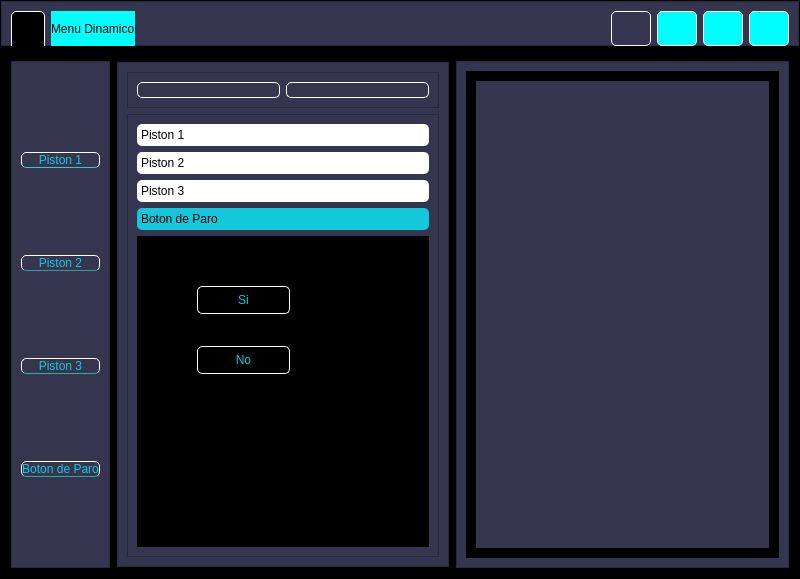
<?xml version="1.0" encoding="UTF-8"?>
<ui version="4.0">
 <class>MainWindow</class>
 <widget class="QMainWindow" name="MainWindow">
  <property name="geometry">
   <rect>
    <x>0</x>
    <y>0</y>
    <width>800</width>
    <height>579</height>
   </rect>
  </property>
  <property name="windowTitle">
   <string>MainWindow</string>
  </property>
  <widget class="QWidget" name="centralwidget">
   <property name="styleSheet">
    <string notr="true">background-color: rgb(0, 0, 0);</string>
   </property>
   <layout class="QVBoxLayout" name="verticalLayout_5">
    <property name="spacing">
     <number>0</number>
    </property>
    <property name="leftMargin">
     <number>0</number>
    </property>
    <property name="topMargin">
     <number>0</number>
    </property>
    <property name="rightMargin">
     <number>0</number>
    </property>
    <property name="bottomMargin">
     <number>0</number>
    </property>
    <item>
     <widget class="QFrame" name="frame">
      <property name="frameShape">
       <enum>QFrame::StyledPanel</enum>
      </property>
      <property name="frameShadow">
       <enum>QFrame::Raised</enum>
      </property>
      <layout class="QVBoxLayout" name="verticalLayout_2">
       <property name="spacing">
        <number>5</number>
       </property>
       <property name="leftMargin">
        <number>0</number>
       </property>
       <property name="topMargin">
        <number>0</number>
       </property>
       <property name="rightMargin">
        <number>0</number>
       </property>
       <property name="bottomMargin">
        <number>0</number>
       </property>
       <item>
        <widget class="QFrame" name="frame_superior">
         <property name="maximumSize">
          <size>
           <width>16777215</width>
           <height>45</height>
          </size>
         </property>
         <property name="layoutDirection">
          <enum>Qt::LeftToRight</enum>
         </property>
         <property name="styleSheet">
          <string notr="true">QFrame {
background-color : rgb(53,53,79);
}



QPushButton{
font:87 12pt &quot;Arial Black&quot;;
background-color : #000000ff;
color : rgb(20,200,220);
border-radius:5px;
border :1px solid white;

}


QPushButton:hover{
background-color:black;
}</string>
         </property>
         <property name="frameShape">
          <enum>QFrame::StyledPanel</enum>
         </property>
         <property name="frameShadow">
          <enum>QFrame::Raised</enum>
         </property>
         <layout class="QHBoxLayout" name="horizontalLayout_2">
          <item>
           <widget class="QPushButton" name="pushButton_5">
            <property name="minimumSize">
             <size>
              <width>0</width>
              <height>41</height>
             </size>
            </property>
            <property name="styleSheet">
             <string notr="true">background-color: rgb(0, 255, 255);
background-color: rgb(0, 0, 0);</string>
            </property>
            <property name="text">
             <string/>
            </property>
            <property name="icon">
             <iconset>
              <normaloff>../Imagenes/mazapan.ico</normaloff>../Imagenes/mazapan.ico</iconset>
            </property>
            <property name="iconSize">
             <size>
              <width>30</width>
              <height>30</height>
             </size>
            </property>
           </widget>
          </item>
          <item>
           <widget class="QLabel" name="label">
            <property name="minimumSize">
             <size>
              <width>30</width>
              <height>35</height>
             </size>
            </property>
            <property name="styleSheet">
             <string notr="true">font: 75 9pt &quot;MS Shell Dlg 2&quot;;
background-color: rgb(0, 255, 255);</string>
            </property>
            <property name="text">
             <string>Menu Dinamico</string>
            </property>
           </widget>
          </item>
          <item>
           <spacer name="horizontalSpacer">
            <property name="orientation">
             <enum>Qt::Horizontal</enum>
            </property>
            <property name="sizeHint" stdset="0">
             <size>
              <width>434</width>
              <height>13</height>
             </size>
            </property>
           </spacer>
          </item>
          <item>
           <widget class="QPushButton" name="bt_minimizar">
            <property name="minimumSize">
             <size>
              <width>40</width>
              <height>35</height>
             </size>
            </property>
            <property name="styleSheet">
             <string notr="true">background-color: rgb(0, 255, 255);

QFrame {
background-color: rgb(0,0,0)
}

QpushButton{
background-color:#000000ff;
border-radius:20px;

}

QPushButton:hover {
background-color: rgb(53,53,79);
border-radius:20px;
}
</string>
            </property>
            <property name="text">
             <string/>
            </property>
            <property name="icon">
             <iconset>
              <normaloff>../Imagenes/minizar.jpg</normaloff>../Imagenes/minizar.jpg</iconset>
            </property>
            <property name="iconSize">
             <size>
              <width>30</width>
              <height>30</height>
             </size>
            </property>
           </widget>
          </item>
          <item>
           <widget class="QPushButton" name="bt_restaurar">
            <property name="minimumSize">
             <size>
              <width>40</width>
              <height>35</height>
             </size>
            </property>
            <property name="styleSheet">
             <string notr="true">background-color: rgb(0, 255, 255);</string>
            </property>
            <property name="text">
             <string/>
            </property>
            <property name="icon">
             <iconset>
              <normaloff>../Imagenes/mini.png</normaloff>../Imagenes/mini.png</iconset>
            </property>
            <property name="iconSize">
             <size>
              <width>25</width>
              <height>25</height>
             </size>
            </property>
           </widget>
          </item>
          <item>
           <widget class="QPushButton" name="bt_maximizar">
            <property name="minimumSize">
             <size>
              <width>40</width>
              <height>35</height>
             </size>
            </property>
            <property name="styleSheet">
             <string notr="true">background-color: rgb(0, 255, 255);</string>
            </property>
            <property name="text">
             <string/>
            </property>
            <property name="icon">
             <iconset>
              <normaloff>../Imagenes/agrandar.png</normaloff>../Imagenes/agrandar.png</iconset>
            </property>
            <property name="iconSize">
             <size>
              <width>25</width>
              <height>25</height>
             </size>
            </property>
           </widget>
          </item>
          <item>
           <widget class="QPushButton" name="bt_cerrar">
            <property name="minimumSize">
             <size>
              <width>40</width>
              <height>35</height>
             </size>
            </property>
            <property name="styleSheet">
             <string notr="true">background-color: rgb(0, 255, 255);</string>
            </property>
            <property name="text">
             <string/>
            </property>
            <property name="icon">
             <iconset>
              <normaloff>../Imagenes/close.png</normaloff>../Imagenes/close.png</iconset>
            </property>
            <property name="iconSize">
             <size>
              <width>30</width>
              <height>30</height>
             </size>
            </property>
           </widget>
          </item>
         </layout>
        </widget>
       </item>
       <item>
        <widget class="QFrame" name="frame_3">
         <property name="minimumSize">
          <size>
           <width>40</width>
           <height>40</height>
          </size>
         </property>
         <property name="frameShape">
          <enum>QFrame::StyledPanel</enum>
         </property>
         <property name="frameShadow">
          <enum>QFrame::Raised</enum>
         </property>
         <layout class="QHBoxLayout" name="horizontalLayout">
          <item>
           <widget class="QFrame" name="frame_2">
            <property name="maximumSize">
             <size>
              <width>300</width>
              <height>16777215</height>
             </size>
            </property>
            <property name="styleSheet">
             <string notr="true">QFrame {
background-color : rgb(53,53,79);
}



QPushButton{
font:87 12pt &quot;Arial Black&quot;;
background-color : #000000ff;
color : rgb(20,200,220);
border-radius:5px;
border :1px solid white;

}


QPushButton:hover{
background-color:black;
}</string>
            </property>
            <property name="frameShape">
             <enum>QFrame::StyledPanel</enum>
            </property>
            <property name="frameShadow">
             <enum>QFrame::Raised</enum>
            </property>
            <layout class="QVBoxLayout" name="verticalLayout_4">
             <item>
              <widget class="QPushButton" name="bt_uno">
               <property name="layoutDirection">
                <enum>Qt::RightToLeft</enum>
               </property>
               <property name="styleSheet">
                <string notr="true">font: 10pt &quot;Microsoft YaHei UI&quot;;
border-bottom-color: rgb(65, 195, 195);</string>
               </property>
               <property name="text">
                <string>Piston 1</string>
               </property>
               <property name="icon">
                <iconset>
                 <normaloff>qss.py/piston.jpg</normaloff>qss.py/piston.jpg</iconset>
               </property>
               <property name="iconSize">
                <size>
                 <width>40</width>
                 <height>40</height>
                </size>
               </property>
              </widget>
             </item>
             <item>
              <widget class="QPushButton" name="bt_dos">
               <property name="layoutDirection">
                <enum>Qt::RightToLeft</enum>
               </property>
               <property name="styleSheet">
                <string notr="true">font: 10pt &quot;Microsoft YaHei UI&quot;;
border-bottom-color: rgb(52, 157, 157);
</string>
               </property>
               <property name="text">
                <string>Piston 2</string>
               </property>
               <property name="icon">
                <iconset>
                 <normaloff>qss.py/piston.jpg</normaloff>qss.py/piston.jpg</iconset>
               </property>
               <property name="iconSize">
                <size>
                 <width>40</width>
                 <height>40</height>
                </size>
               </property>
              </widget>
             </item>
             <item>
              <widget class="QPushButton" name="bt_tres">
               <property name="layoutDirection">
                <enum>Qt::RightToLeft</enum>
               </property>
               <property name="styleSheet">
                <string notr="true">font: 10pt &quot;Microsoft YaHei UI&quot;;
border-bottom-color: rgb(57, 170, 170);
</string>
               </property>
               <property name="text">
                <string>Piston 3</string>
               </property>
               <property name="icon">
                <iconset>
                 <normaloff>qss.py/piston.jpg</normaloff>qss.py/piston.jpg</iconset>
               </property>
               <property name="iconSize">
                <size>
                 <width>40</width>
                 <height>40</height>
                </size>
               </property>
              </widget>
             </item>
             <item>
              <widget class="QPushButton" name="bt_cuatro">
               <property name="layoutDirection">
                <enum>Qt::RightToLeft</enum>
               </property>
               <property name="styleSheet">
                <string notr="true">font: 10pt &quot;Microsoft YaHei UI&quot;;
border-bottom-color: rgb(54, 163, 163);
</string>
               </property>
               <property name="text">
                <string>Boton de Paro</string>
               </property>
               <property name="icon">
                <iconset>
                 <normaloff>qss.py/paro.jpg</normaloff>qss.py/paro.jpg</iconset>
               </property>
               <property name="iconSize">
                <size>
                 <width>40</width>
                 <height>40</height>
                </size>
               </property>
              </widget>
             </item>
            </layout>
           </widget>
          </item>
          <item>
           <widget class="QFrame" name="frame_4">
            <property name="frameShape">
             <enum>QFrame::StyledPanel</enum>
            </property>
            <property name="frameShadow">
             <enum>QFrame::Raised</enum>
            </property>
            <layout class="QVBoxLayout" name="verticalLayout_3">
             <property name="spacing">
              <number>0</number>
             </property>
             <property name="leftMargin">
              <number>0</number>
             </property>
             <property name="topMargin">
              <number>0</number>
             </property>
             <property name="rightMargin">
              <number>0</number>
             </property>
             <property name="bottomMargin">
              <number>0</number>
             </property>
             <item>
              <widget class="QFrame" name="frame_Paginas">
               <property name="styleSheet">
                <string notr="true">QFrame {
background-color : rgb(53,53,79);
}



QPushButton{
font:87 12pt &quot;Arial Black&quot;;
background-color : #000000ff;
color : rgb(20,200,220);
border-radius:5px;
border :1px solid white;

}


QPushButton:hover{
background-color:black;
}</string>
               </property>
               <property name="frameShape">
                <enum>QFrame::StyledPanel</enum>
               </property>
               <property name="frameShadow">
                <enum>QFrame::Raised</enum>
               </property>
               <layout class="QVBoxLayout" name="verticalLayout">
                <item>
                 <widget class="QFrame" name="frame_8">
                  <property name="styleSheet">
                   <string notr="true">QFrame {
background-color : rgb(53,53,79);
}



QPushButton{
font:87 12pt &quot;Arial Black&quot;;
background-color : #000000ff;
color : rgb(20,200,220);
border-radius:5px;
border :1px solid white;

}


QPushButton:hover{
background-color:black;
}
</string>
                  </property>
                  <property name="frameShape">
                   <enum>QFrame::StyledPanel</enum>
                  </property>
                  <property name="frameShadow">
                   <enum>QFrame::Raised</enum>
                  </property>
                  <layout class="QHBoxLayout" name="horizontalLayout_4">
                   <item>
                    <widget class="QPushButton" name="bt_meno_uno">
                     <property name="text">
                      <string/>
                     </property>
                     <property name="icon">
                      <iconset>
                       <normaloff>../Imagenes/izquierda.png</normaloff>../Imagenes/izquierda.png</iconset>
                     </property>
                     <property name="iconSize">
                      <size>
                       <width>32</width>
                       <height>32</height>
                      </size>
                     </property>
                    </widget>
                   </item>
                   <item>
                    <widget class="QPushButton" name="bt_menu_dos">
                     <property name="text">
                      <string/>
                     </property>
                     <property name="icon">
                      <iconset>
                       <normaloff>../Imagenes/derechz.png</normaloff>../Imagenes/derechz.png</iconset>
                     </property>
                     <property name="iconSize">
                      <size>
                       <width>32</width>
                       <height>32</height>
                      </size>
                     </property>
                    </widget>
                   </item>
                  </layout>
                 </widget>
                </item>
                <item>
                 <widget class="QFrame" name="frame_7">
                  <property name="frameShape">
                   <enum>QFrame::StyledPanel</enum>
                  </property>
                  <property name="frameShadow">
                   <enum>QFrame::Raised</enum>
                  </property>
                  <layout class="QVBoxLayout" name="verticalLayout_7">
                   <item>
                    <widget class="QToolBox" name="toolBox">
                     <property name="styleSheet">
                      <string notr="true">QToolBox::tab{
background-color : rgb(255,255,255);
border-radius:5px;
olor : rgb(0,0,0);
font: 75 8pt &quot;MS Shell Dlg 2&quot;;
}
QToolBox::tab:selected{
background-color : rgb(20,200,220);
font: 75 12pt &quot;MS Shell Dlg 2&quot;;
olor : rgb(0,0,0);
}

QPushButton{
font:87 12pt &quot;Arial Black&quot;;
background-color : #000000ff;
color : rgb(20,200,220);
border-radius:5px;
border :1px solid white;

}


QPushButton:hover{
background-color:black;
}</string>
                     </property>
                     <property name="currentIndex">
                      <number>3</number>
                     </property>
                     <widget class="QWidget" name="page_5">
                      <property name="geometry">
                       <rect>
                        <x>0</x>
                        <y>0</y>
                        <width>220</width>
                        <height>276</height>
                       </rect>
                      </property>
                      <attribute name="label">
                       <string>Piston 1</string>
                      </attribute>
                      <widget class="QPushButton" name="pushButton">
                       <property name="geometry">
                        <rect>
                         <x>60</x>
                         <y>50</y>
                         <width>93</width>
                         <height>28</height>
                        </rect>
                       </property>
                       <property name="text">
                        <string>Subir</string>
                       </property>
                      </widget>
                      <widget class="QPushButton" name="pushButton_2">
                       <property name="geometry">
                        <rect>
                         <x>60</x>
                         <y>120</y>
                         <width>93</width>
                         <height>28</height>
                        </rect>
                       </property>
                       <property name="text">
                        <string>Bajar</string>
                       </property>
                      </widget>
                     </widget>
                     <widget class="QWidget" name="page_7">
                      <property name="geometry">
                       <rect>
                        <x>0</x>
                        <y>0</y>
                        <width>220</width>
                        <height>276</height>
                       </rect>
                      </property>
                      <attribute name="label">
                       <string>Piston 2</string>
                      </attribute>
                      <widget class="QPushButton" name="pushButton_3">
                       <property name="geometry">
                        <rect>
                         <x>60</x>
                         <y>30</y>
                         <width>93</width>
                         <height>28</height>
                        </rect>
                       </property>
                       <property name="text">
                        <string>Adelante</string>
                       </property>
                      </widget>
                      <widget class="QPushButton" name="pushButton_4">
                       <property name="geometry">
                        <rect>
                         <x>60</x>
                         <y>80</y>
                         <width>93</width>
                         <height>28</height>
                        </rect>
                       </property>
                       <property name="text">
                        <string>Atrás</string>
                       </property>
                      </widget>
                     </widget>
                     <widget class="QWidget" name="page">
                      <property name="geometry">
                       <rect>
                        <x>0</x>
                        <y>0</y>
                        <width>220</width>
                        <height>276</height>
                       </rect>
                      </property>
                      <attribute name="label">
                       <string>Piston 3</string>
                      </attribute>
                      <widget class="QPushButton" name="pushButton_8">
                       <property name="geometry">
                        <rect>
                         <x>60</x>
                         <y>70</y>
                         <width>93</width>
                         <height>28</height>
                        </rect>
                       </property>
                       <property name="text">
                        <string>Adelante</string>
                       </property>
                      </widget>
                      <widget class="QPushButton" name="pushButton_9">
                       <property name="geometry">
                        <rect>
                         <x>60</x>
                         <y>130</y>
                         <width>93</width>
                         <height>28</height>
                        </rect>
                       </property>
                       <property name="text">
                        <string>Atrás</string>
                       </property>
                      </widget>
                     </widget>
                     <widget class="QWidget" name="page_6">
                      <property name="geometry">
                       <rect>
                        <x>0</x>
                        <y>0</y>
                        <width>220</width>
                        <height>276</height>
                       </rect>
                      </property>
                      <attribute name="label">
                       <string>Boton de Paro</string>
                      </attribute>
                      <widget class="QPushButton" name="pushButton_6">
                       <property name="geometry">
                        <rect>
                         <x>60</x>
                         <y>50</y>
                         <width>93</width>
                         <height>28</height>
                        </rect>
                       </property>
                       <property name="text">
                        <string>Si</string>
                       </property>
                      </widget>
                      <widget class="QPushButton" name="pushButton_7">
                       <property name="geometry">
                        <rect>
                         <x>60</x>
                         <y>110</y>
                         <width>93</width>
                         <height>28</height>
                        </rect>
                       </property>
                       <property name="text">
                        <string>No</string>
                       </property>
                      </widget>
                     </widget>
                    </widget>
                   </item>
                  </layout>
                 </widget>
                </item>
               </layout>
              </widget>
             </item>
            </layout>
           </widget>
          </item>
          <item>
           <widget class="QFrame" name="frame_5">
            <property name="styleSheet">
             <string notr="true">QFrame{
background-color: rgb(53,53,79);
}

QlLabel{
font: 87  12pt &quot;Arial Black&quot;;
background-color:#000000ff;
color: rgb(20,200,220);
border:0px solid #14C8DC;

}</string>
            </property>
            <property name="frameShape">
             <enum>QFrame::StyledPanel</enum>
            </property>
            <property name="frameShadow">
             <enum>QFrame::Raised</enum>
            </property>
            <layout class="QVBoxLayout" name="verticalLayout_6">
             <item>
              <widget class="QStackedWidget" name="stackedWidget">
               <property name="frameShape">
                <enum>QFrame::Panel</enum>
               </property>
               <widget class="QWidget" name="PaginaUno">
                <layout class="QVBoxLayout" name="verticalLayout_8">
                 <item>
                  <widget class="QLabel" name="label_2">
                   <property name="text">
                    <string/>
                   </property>
                   <property name="pixmap">
                    <pixmap>../Imagenes/prueba 1.webp</pixmap>
                   </property>
                  </widget>
                 </item>
                </layout>
               </widget>
               <widget class="QWidget" name="PaginaDos">
                <layout class="QVBoxLayout" name="verticalLayout_9">
                 <item>
                  <widget class="QLabel" name="label_3">
                   <property name="text">
                    <string/>
                   </property>
                   <property name="pixmap">
                    <pixmap>../Imagenes/prueba 1.webp</pixmap>
                   </property>
                   <property name="indent">
                    <number>0</number>
                   </property>
                  </widget>
                 </item>
                </layout>
               </widget>
               <widget class="QWidget" name="PaginaTres">
                <layout class="QVBoxLayout" name="verticalLayout_10">
                 <item>
                  <widget class="QLabel" name="label_4">
                   <property name="text">
                    <string/>
                   </property>
                   <property name="pixmap">
                    <pixmap>../Imagenes/prueba 1.webp</pixmap>
                   </property>
                  </widget>
                 </item>
                </layout>
               </widget>
               <widget class="QWidget" name="PaginaCuatro">
                <layout class="QVBoxLayout" name="verticalLayout_11">
                 <item>
                  <widget class="QLabel" name="label_5">
                   <property name="maximumSize">
                    <size>
                     <width>300</width>
                     <height>16777215</height>
                    </size>
                   </property>
                   <property name="styleSheet">
                    <string notr="true">background-color: rgb(69, 206, 206);</string>
                   </property>
                   <property name="text">
                    <string/>
                   </property>
                   <property name="pixmap">
                    <pixmap>../Imagenes/stop.png</pixmap>
                   </property>
                   <property name="alignment">
                    <set>Qt::AlignCenter</set>
                   </property>
                  </widget>
                 </item>
                </layout>
               </widget>
              </widget>
             </item>
            </layout>
           </widget>
          </item>
         </layout>
        </widget>
       </item>
      </layout>
     </widget>
    </item>
   </layout>
  </widget>
 </widget>
 <resources/>
 <connections/>
</ui>
